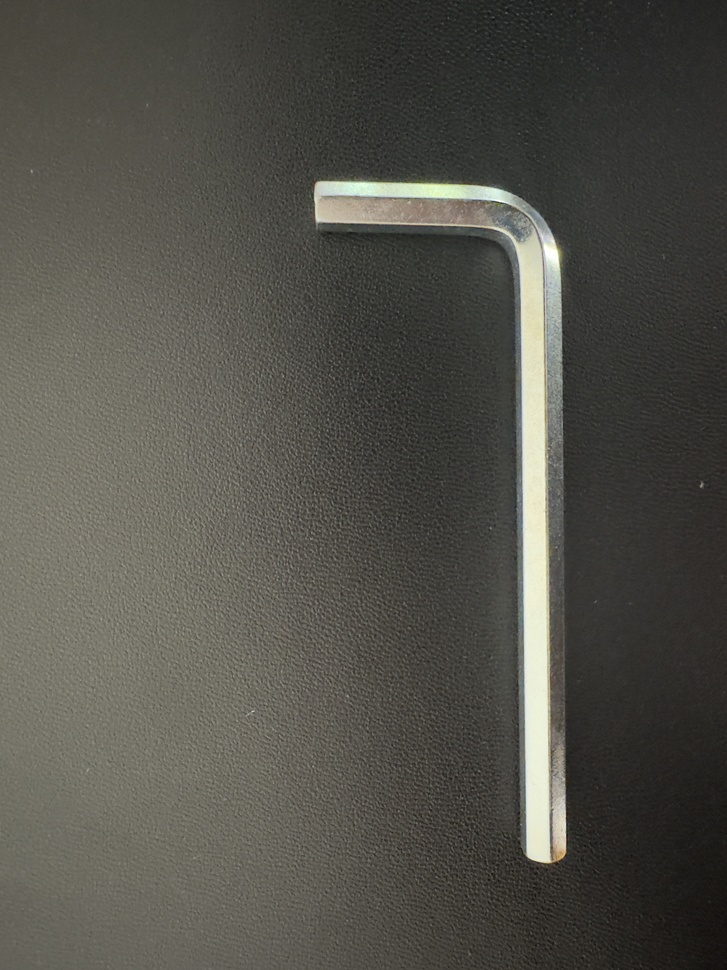
#> input picture bilder/2.JPG, 727 x 970 px, shrunk from 3024 x 4032 before the run, found by its file name
$ jupyter execute imbussschluessel_ausmessen_y.ipynb
#> lines starting #> are read from the running program, lines starting #| are printed output that depends on the picture; after the words box and inside, x2 and y2 are one past the last pixel; in counts of white or black regions, pixels touching at a corner belong together
[cell 1]
import cv2
import numpy as np
import matplotlib.pyplot as plt
from pathlib import Path

# Pfad zum Bild, das vorbereitet werden soll.
IMAGE_PATH = "bilder/nrw/2.jpg"

# Zwischenstand fuer das zweite Notebook.
PREPROCESSING_OUTPUT_PATH = "imbussschluessel_vorverarbeitung.npz"

[cell 2]
# ============================================================
# 1. Bild laden
# ============================================================
img = cv2.imread(IMAGE_PATH)
#> img is the input picture: shape (970, 727, 3); mean B, G, R 74, 81.2, 82.4
if img is None:
    raise FileNotFoundError(f"Bild nicht gefunden: {IMAGE_PATH}")

img_rgb = cv2.cvtColor(img, cv2.COLOR_BGR2RGB)

plt.figure(figsize=(8, 8))
plt.imshow(img_rgb)
plt.title("Originalbild")
plt.axis("off")
plt.show()

[cell 3]
# ============================================================
# 2. Vorverarbeitung
# Ziel: Bild fuer die Hough-Transformation vorbereiten
# ============================================================

gray = cv2.cvtColor(img, cv2.COLOR_BGR2GRAY)
blurred = cv2.GaussianBlur(gray, (7, 7), 0)

_, binary = cv2.threshold(
    blurred,
    0,
    255,
    cv2.THRESH_BINARY + cv2.THRESH_OTSU
)
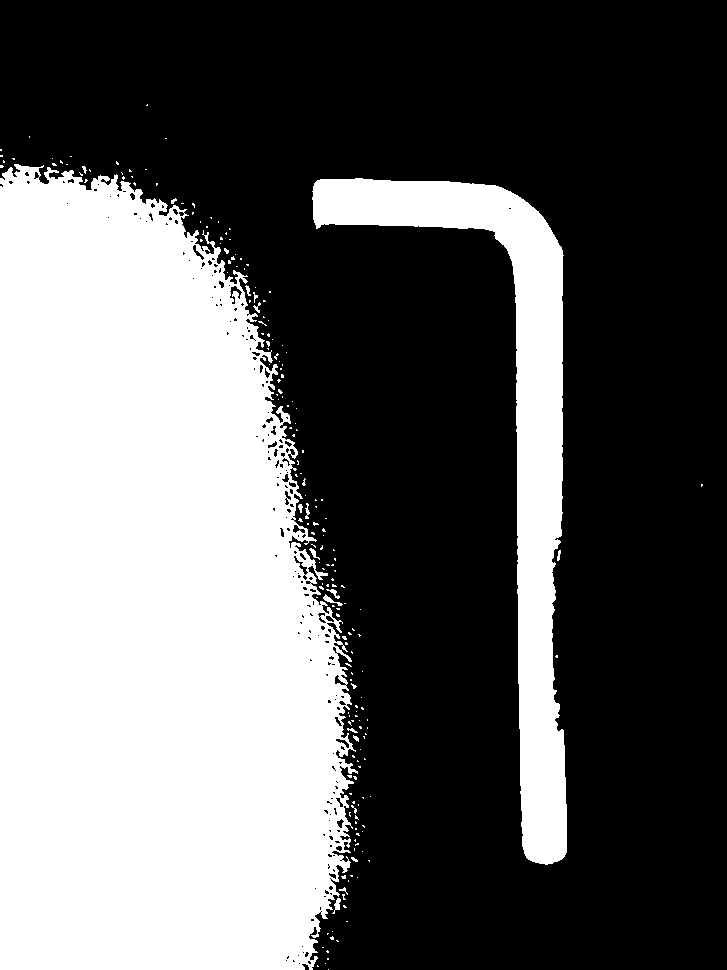
#> binary: shape (970, 727); 38.6% white; 203 white regions (184 under 20 px), largest, box (x1, y1, x2, y2) and area: (0, 164, 358, 970) 233419, (312, 178, 567, 865) 37492, (323, 594, 343, 606) 69

kernel = np.ones((5, 5), np.uint8)
clean = cv2.morphologyEx(binary, cv2.MORPH_CLOSE, kernel, iterations=2)
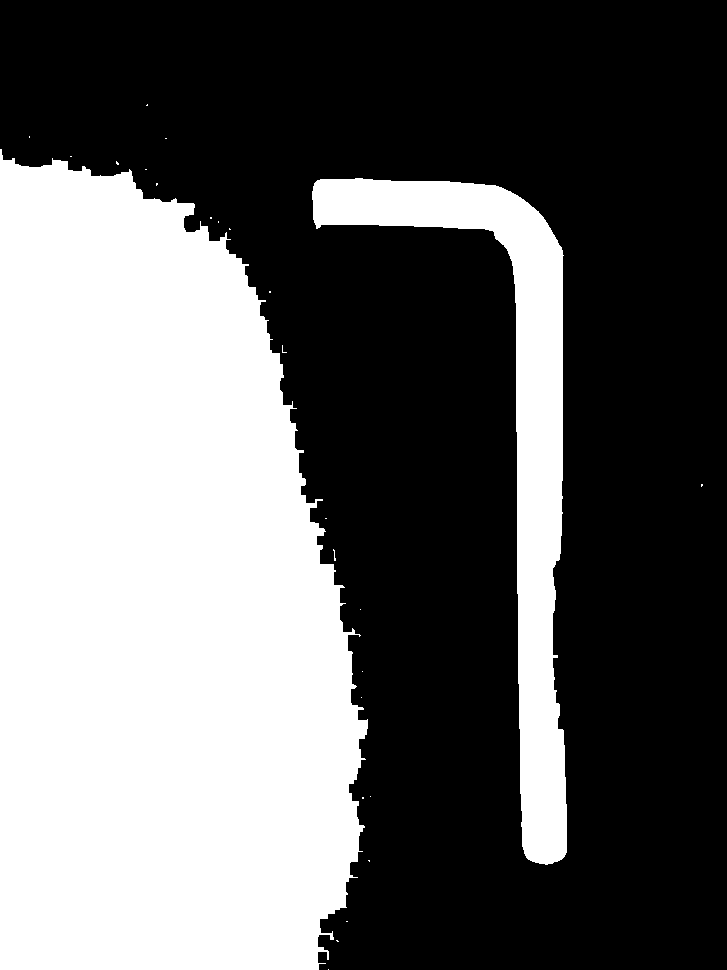
#> clean: shape (970, 727); 40.2% white; 26 white regions (24 under 20 px), largest, box (x1, y1, x2, y2) and area: (0, 149, 368, 970) 245328, (312, 178, 567, 865) 37797
clean = cv2.morphologyEx(clean, cv2.MORPH_OPEN, kernel, iterations=2)
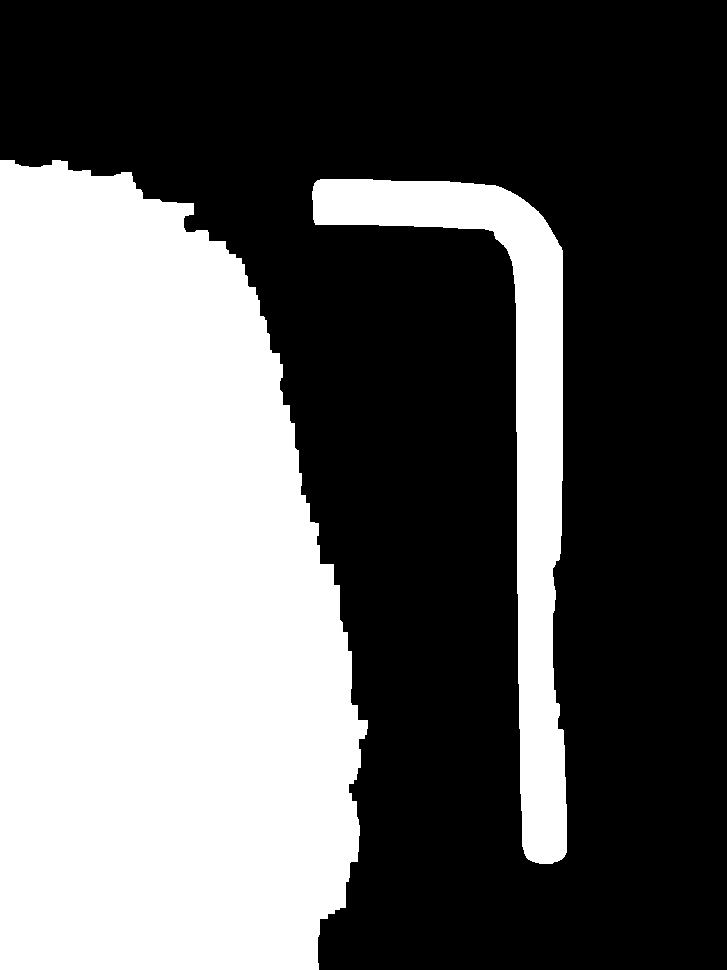
#> clean: shape (970, 727); 40% white; 2 white regions, box (x1, y1, x2, y2) and area: (0, 160, 368, 970) 244661, (312, 179, 567, 864) 37739

fig, axes = plt.subplots(1, 3, figsize=(15, 5))
for ax, image, title in zip(
    axes,
    [gray, binary, clean],
    ["Graustufen", "Binarisiert", "Bereinigt"]
):
    ax.imshow(image, cmap="gray")
    ax.set_title(title)
    ax.axis("off")
#> this loop made 3 passes
#> title on passes 1 to 3: 'Graustufen', 'Binarisiert', 'Bereinigt'

plt.tight_layout()
plt.show()
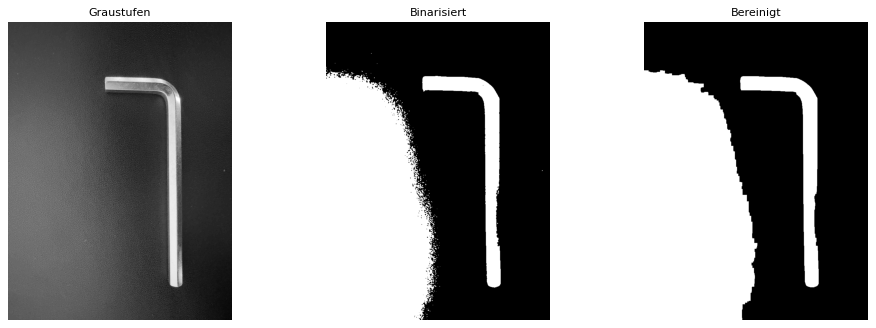
#> figure drawn by matplotlib, 3 panels

[cell 4]
# ============================================================
# 3. Kantenbild fuer Hough erzeugen und speichern
# ============================================================

edges = cv2.Canny(clean, 50, 150, apertureSize=3)
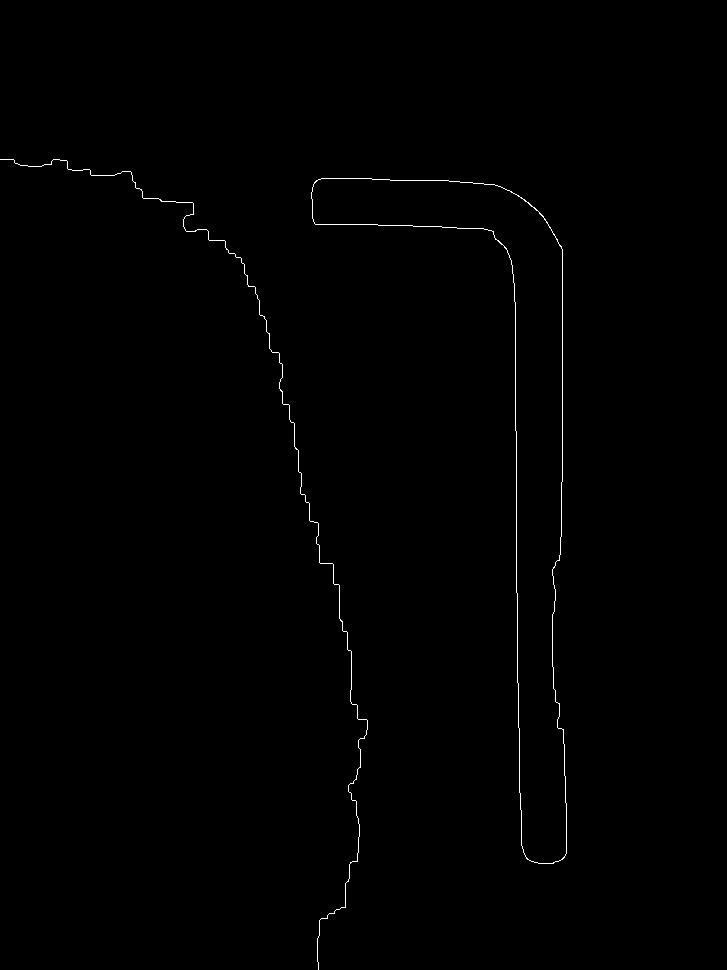
#> edges: shape (970, 727); 0.42% white in thin lines or dots, all inside (x1, y1, x2, y2) = (0, 159, 567, 970)

plt.figure(figsize=(8, 8))
plt.imshow(edges, cmap="gray")
plt.title("Canny-Kanten")
plt.axis("off")
plt.show()

np.savez_compressed(
    PREPROCESSING_OUTPUT_PATH,
    img=img,
    img_rgb=img_rgb,
    gray=gray,
    binary=binary,
    clean=clean,
    edges=edges,
    image_path=np.array(IMAGE_PATH),
)

print(f"Vorverarbeitung gespeichert: {Path(PREPROCESSING_OUTPUT_PATH).resolve()}")

$ run again, with bilder/1.jpg copied over bilder/2.JPG
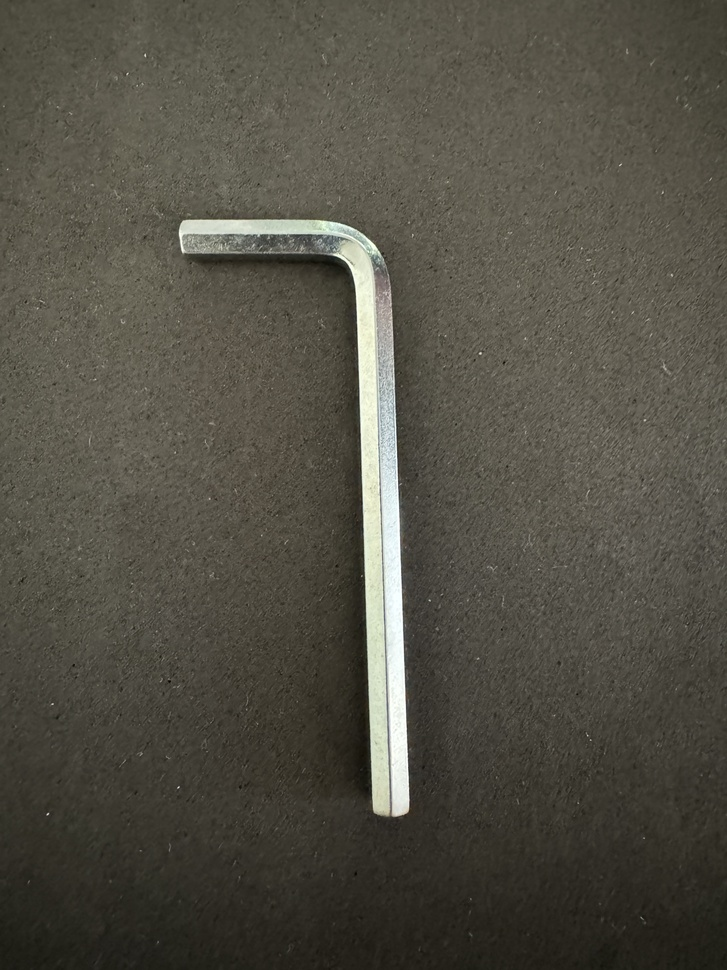
#> input picture bilder/1.jpg, 727 x 970 px, shrunk from 3024 x 4032 before the run, found by its file name
#> img is the input picture: shape (970, 727, 3); mean B, G, R 69.3, 79.9, 82.8
#> `_, binary = cv2.threshold( blurred, 0, 255, cv2.THRESH_BINARY + cv2.TH..`:
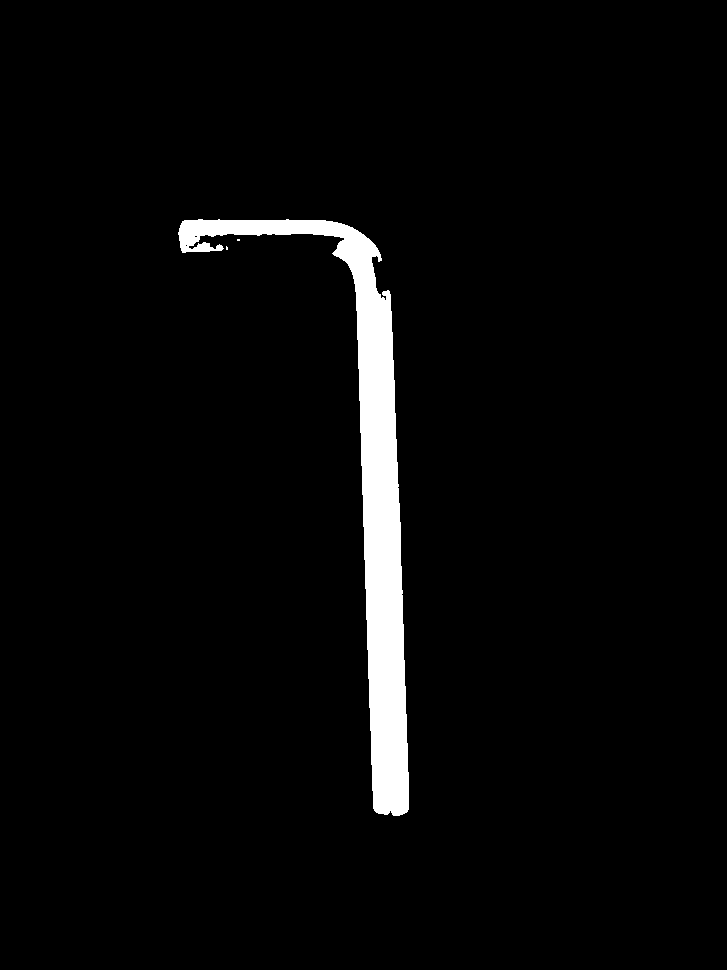
#> binary: shape (970, 727); 3.4% white; 3 white regions (2 under 20 px), largest, box (x1, y1, x2, y2) and area: (178, 219, 409, 816) 23642
#> the loop `for ax, image, title in zip( axes, [gray, binary, clean], ["Graustufen..` made 3 passes
#> title on passes 1 to 3: 'Graustufen', 'Binarisiert', 'Bereinigt'
#> `edges = cv2.Canny(clean, 50, 150, apertureSize=3)`:
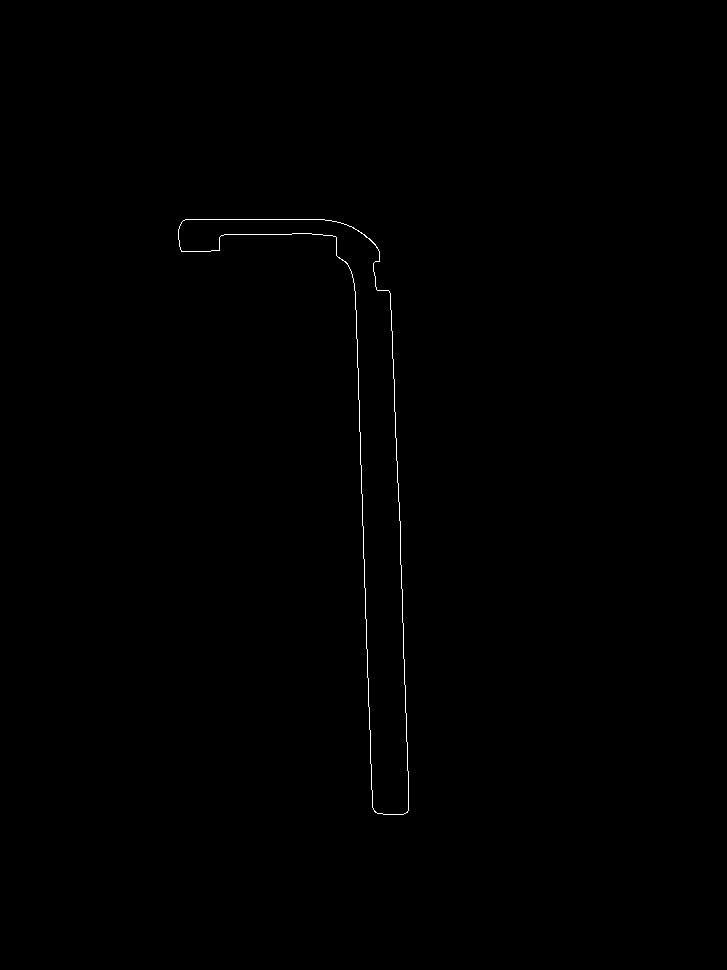
#> edges: shape (970, 727); 0.23% white in thin lines or dots, all inside (x1, y1, x2, y2) = (178, 219, 409, 815)

$ run again, with bilder/3.jpg copied over bilder/2.JPG
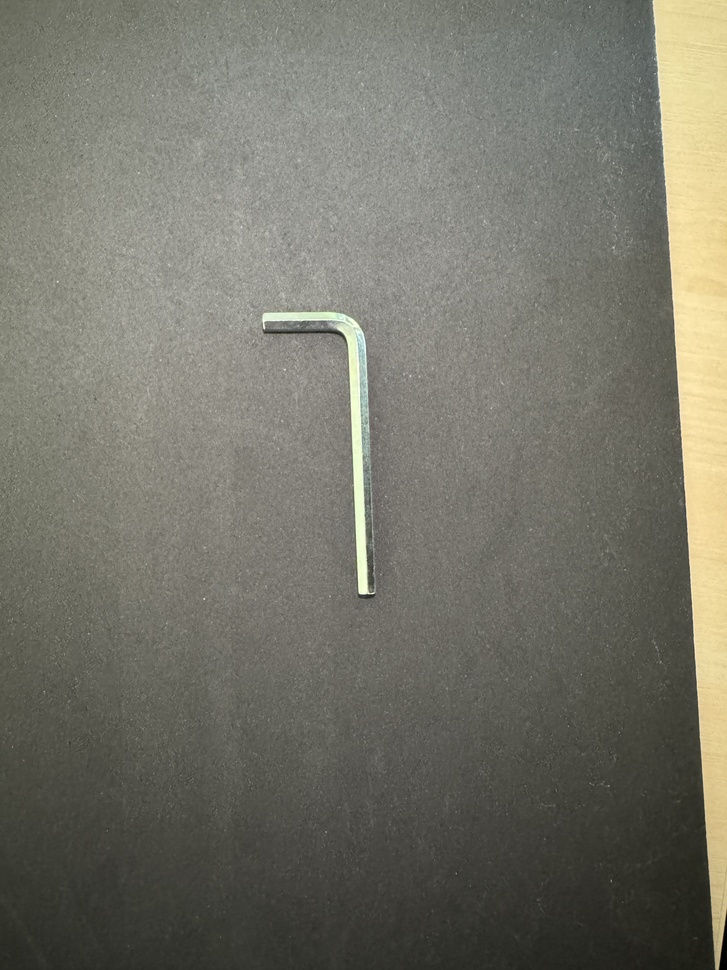
#> input picture bilder/3.jpg, 727 x 970 px, shrunk from 3024 x 4032 before the run, found by its file name
#> img is the input picture: shape (970, 727, 3); mean B, G, R 105, 116.1, 117.2
#> `_, binary = cv2.threshold( blurred, 0, 255, cv2.THRESH_BINARY + cv2.TH..`:
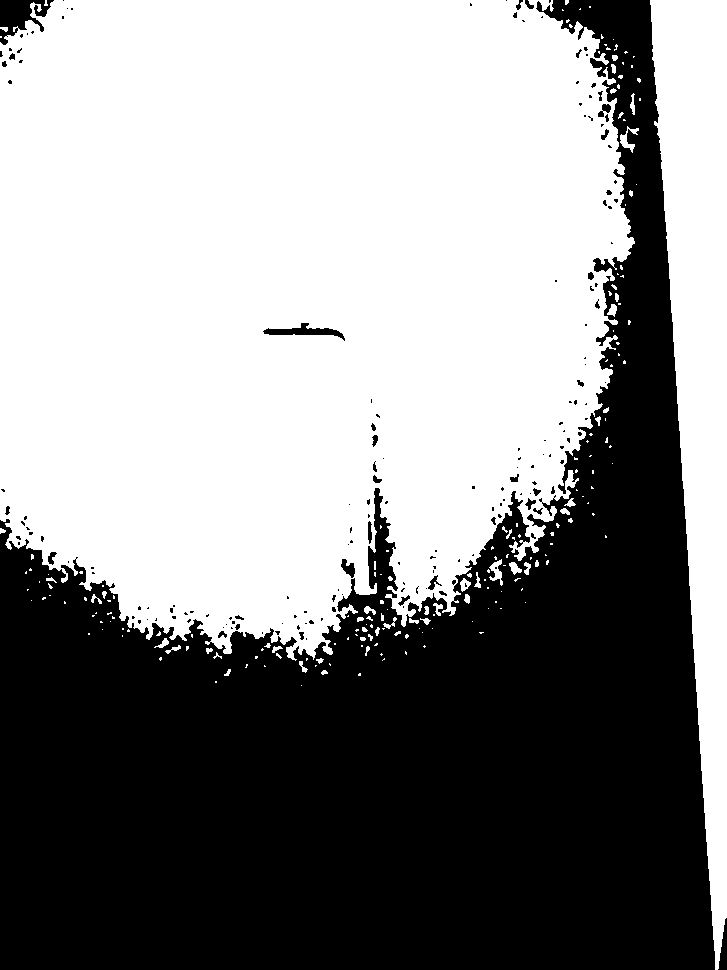
#> binary: shape (970, 727); 55.9% white; 174 black regions (136 under 20 px), largest, box (x1, y1, x2, y2) and area: (0, 0, 715, 970) 306466, (0, 0, 54, 45) 1225, (263, 323, 345, 341) 528
#> the loop `for ax, image, title in zip( axes, [gray, binary, clean], ["Graustufen..` made 3 passes
#> title on passes 1 to 3: 'Graustufen', 'Binarisiert', 'Bereinigt'
#> `edges = cv2.Canny(clean, 50, 150, apertureSize=3)`:
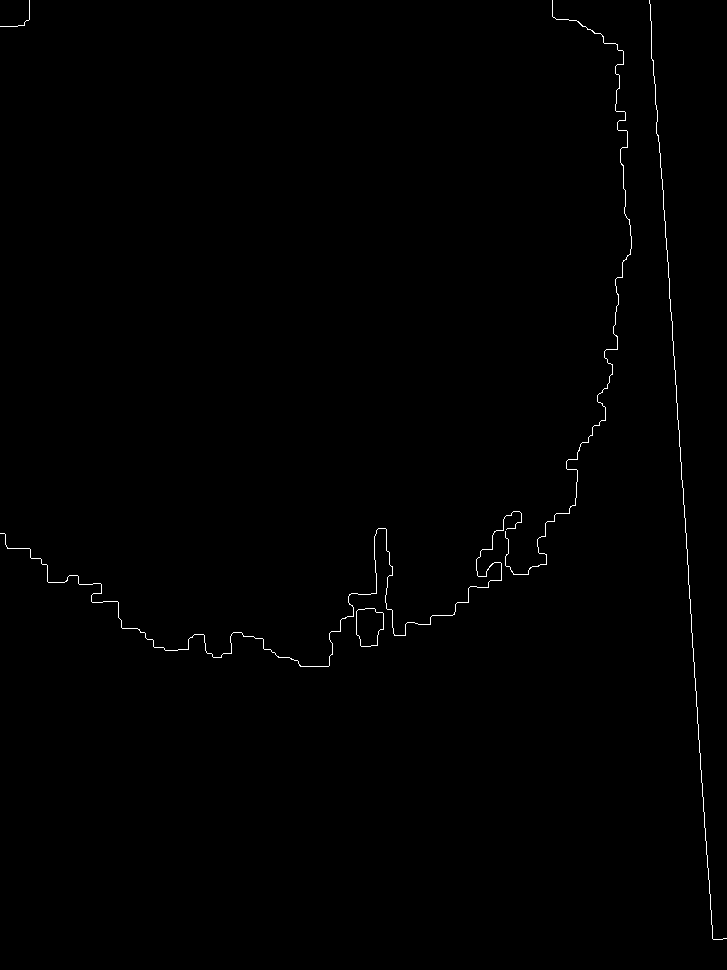
#> edges: shape (970, 727); 0.44% white in thin lines or dots
